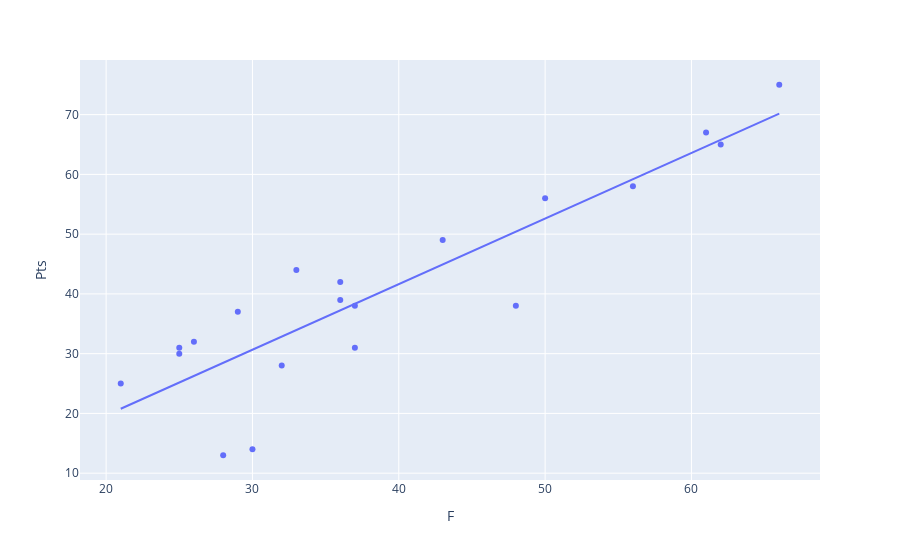

This figure's notebook cell:
### Code cell
px.scatter(df, x='F', y='Pts', hover_name='Team', trendline='ols')

### Figure 1 — Plotly figure (JSON) as saved in the notebook; plotly's stock layout.template omitted (floating-point values rounded to 4 significant figures)
{"data": [{"hovertemplate": "<b>%{hovertext}</b><br><br>F=%{x}<br>Pts=%{y}<extra></extra>", "hovertext": ["Real Madrid", "Barcelona", "Girona", "Atletico Madrid", "Athletic Bilbao", "Real Sociedad", "Valencia", "Real Betis", "Osasuna", "Villarreal", "Getafe", "Las Palmas", "Alaves", "Sevilla", "Real Mallorca", "Rayo Vallecano", "Celta Vigo", "Cadiz", "Granada", "Almeria"], "legendgroup": "", "marker": {"color": "#636efa", "symbol": "circle"}, "mode": "markers", "name": "", "orientation": "v", "showlegend": false, "type": "scatter", "x": [66, 61, 62, 56, 50, 43, 33, 36, 36, 48, 37, 29, 26, 37, 25, 25, 32, 21, 30, 28], "xaxis": "x", "y": [75, 67, 65, 58, 56, 49, 44, 42, 39, 38, 38, 37, 32, 31, 31, 30, 28, 25, 14, 13], "yaxis": "y"}, {"hovertemplate": "<b>OLS trendline</b><br>Pts = 1.09768 * F + -2.26423<br>R<sup>2</sup>=0.795727<br><br>F=%{x}<br>Pts=%{y} <b>(trend)</b><extra></extra>", "legendgroup": "", "marker": {"color": "#636efa", "symbol": "circle"}, "mode": "lines", "name": "", "showlegend": false, "type": "scatter", "x": [21, 25, 25, 26, 28, 29, 30, 32, 33, 36, 36, 37, 37, 43, 48, 50, 56, 61, 62, 66], "xaxis": "x", "y": [20.79, 25.18, 25.18, 26.28, 28.47, 29.57, 30.67, 32.86, 33.96, 37.25, 37.25, 38.35, 38.35, 44.94, 50.42, 52.62, 59.21, 64.69, 65.79, 70.18], "yaxis": "y"}], "layout": {"legend": {"tracegroupgap": 0}, "margin": {"t": 60}, "xaxis": {"anchor": "y", "domain": [0, 1], "title": {"text": "F"}}, "yaxis": {"anchor": "x", "domain": [0, 1], "title": {"text": "Pts"}}}}
